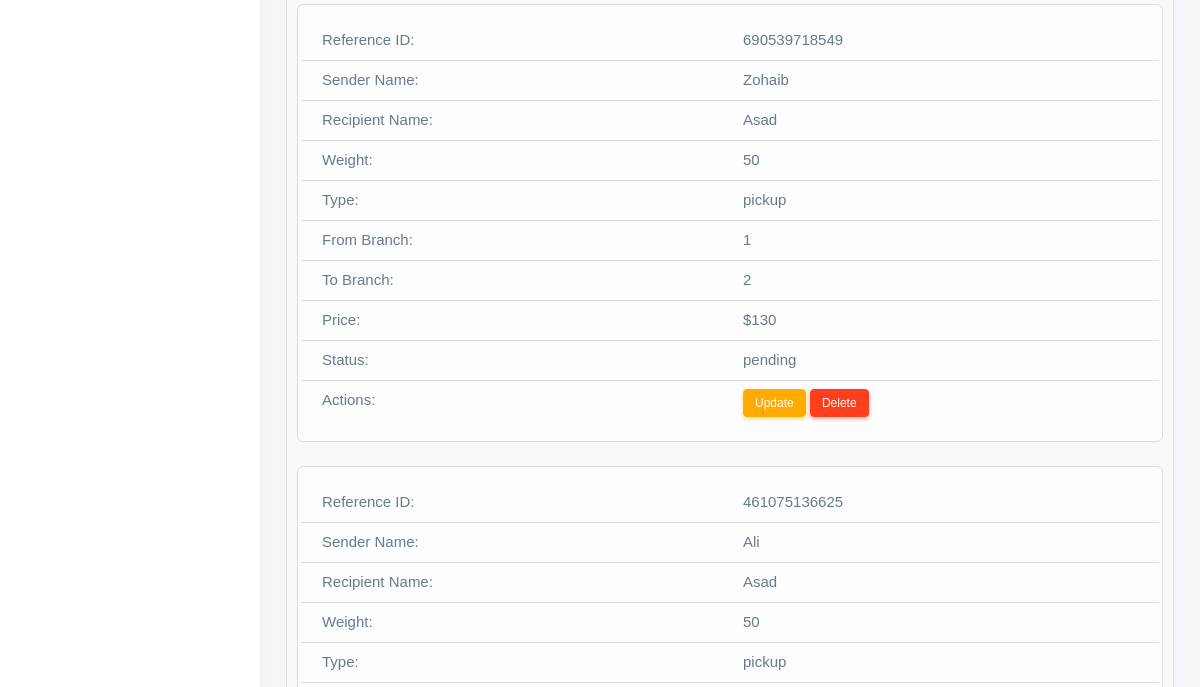
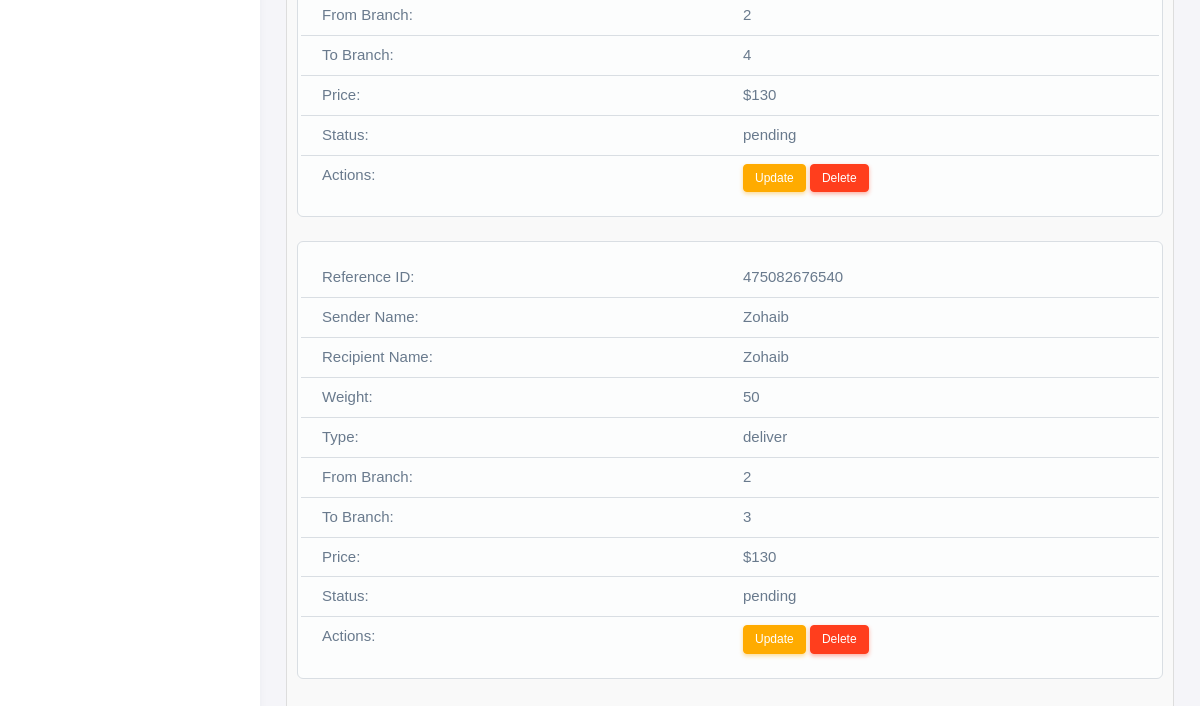
The page /Courier/courier_dets.php (signed in, lower part) on the database as committed earlier (2 pictures, top to bottom).
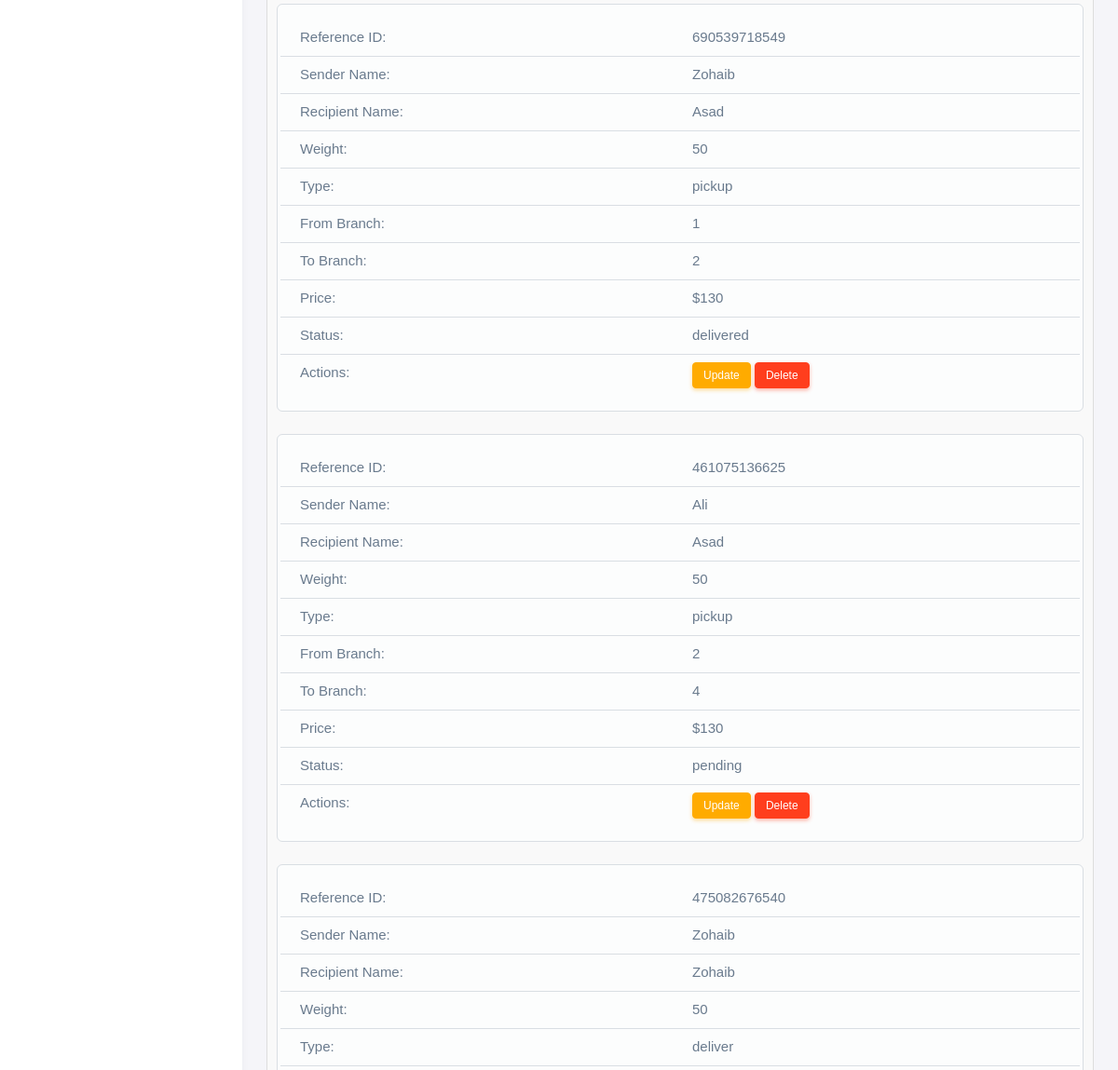
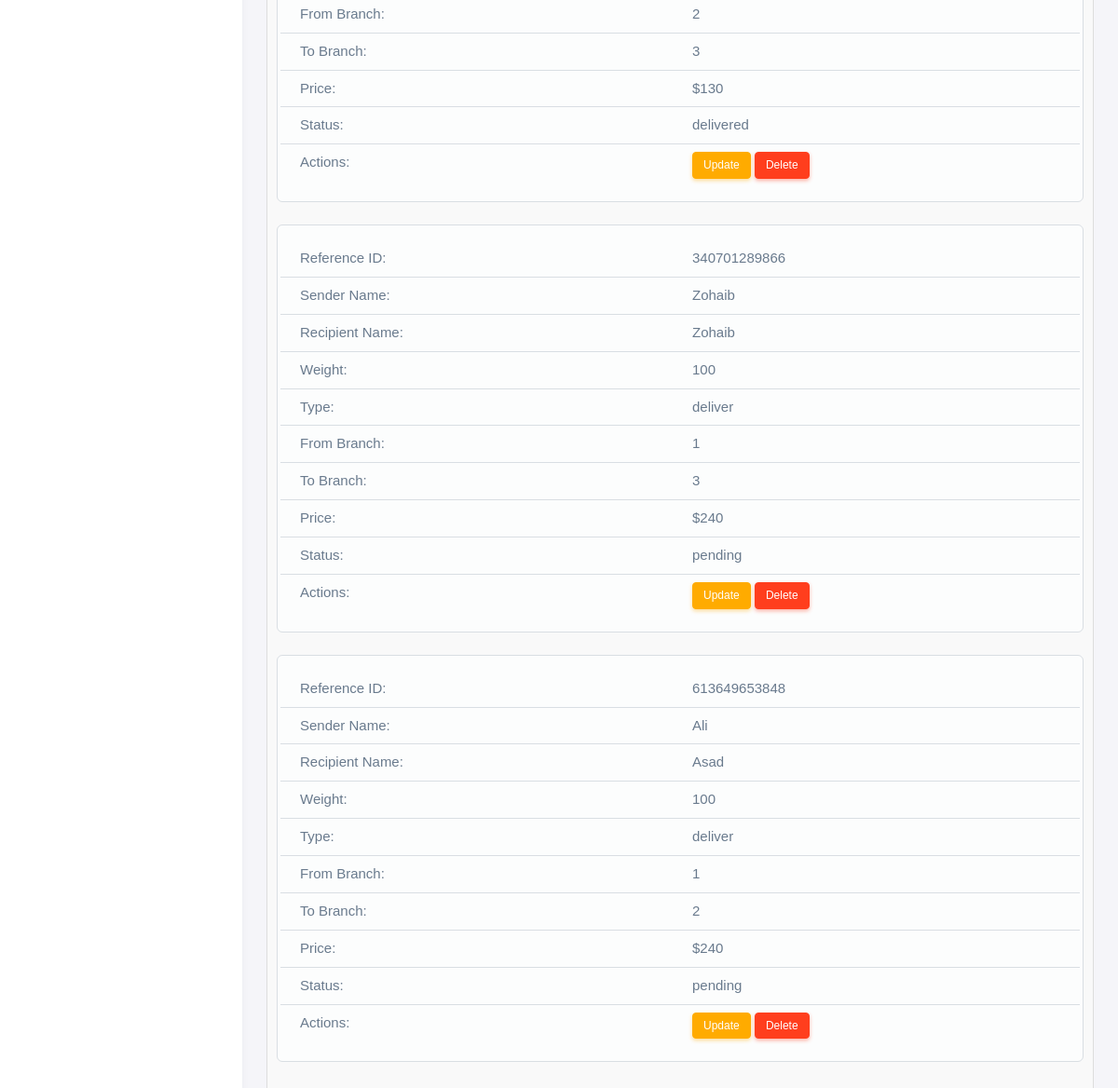
The same page on the database as committed later (2 pictures, top to bottom).
### tables this page shows
CREATE TABLE `courier` (
  `id` int(11) NOT NULL,
  `reference_id` bigint(20) DEFAULT NULL,
  `sender_name` varchar(255) NOT NULL,
  `sender_address` varchar(255) NOT NULL,
  `sender_contact` bigint(255) NOT NULL,
  `recipient_name` varchar(255) NOT NULL,
  `recipient_address` varchar(255) NOT NULL,
  `recipient_contact` bigint(255) NOT NULL,
  `type` varchar(255) NOT NULL,
  `from_branch` int(255) NOT NULL,
  `to_branch` int(255) NOT NULL,
  `placed_by` int(11) NOT NULL,
  `weight` decimal(65,0) NOT NULL,
  `payment_method` varchar(255) NOT NULL,
  `price` int(255) NOT NULL,
  `status` varchar(255) NOT NULL,
  `date_created` date NOT NULL DEFAULT current_timestamp()
);

### Courier/courier_dets.php (the view, shortened to what this page needs)
<?php
include('../connection.php');
$result = mysqli_query($conn, "SELECT * FROM courier");
?>
<!DOCTYPE html>
<html
  lang="en"
  class="light-style layout-menu-fixed layout-compact"
  dir="ltr"
  data-theme="theme-default"
  data-assets-path="../Dashboard/assets/"
  data-template="vertical-menu-template-free">
  <head>
    <link rel="stylesheet" href="../Dashboard/assets/vendor/fonts/boxicons.css" />
    <link rel="stylesheet" href="../Dashboard/assets/vendor/css/core.css" class="template-customizer-core-css" />
    <link rel="stylesheet" href="../Dashboard/assets/vendor/css/theme-default.css" class="template-customizer-theme-css" />
    <link rel="stylesheet" href="../Dashboard/assets/css/demo.css" />
    <link rel="stylesheet" href="../Dashboard/assets/vendor/libs/perfect-scrollbar/perfect-scrollbar.css" />
    <link rel="stylesheet" href="../Dashboard/assets/vendor/libs/apex-charts/apex-charts.css" />
  </head>
  <body>
    <div class="layout-wrapper layout-content-navbar">
      <div class="layout-container">
        <aside id="layout-menu" class="layout-menu menu-vertical menu bg-menu-theme">
          <ul class="menu-inner py-1">
          </ul>
        </aside>
        <div class="layout-page">
    <div class="container mt-5">
                <?php
$rows = [];
while ($row = mysqli_fetch_assoc($result)) {
    $rows[] = $row;
}
                ?>
        <div class="table-container table-small">
        <?php
        foreach ($rows as $row) {
            echo "<div class='col-12 mb-4 p-3 bg-light border rounded '>";
            echo "<div class='row no-gutters border-bottom p-2'><div class='col-6 border-right font-weight-bold'>Reference ID:</div><div class='col-6'>{$row['reference_id']}</div></div>";
            echo "<div class='row no-gutters border-bottom p-2'><div class='col-6 border-right font-weight-bold'>Sender Name:</div><div class='col-6'>{$row['sender_name']}</div></div>";
            echo "<div class='row no-gutters border-bottom p-2'><div class='col-6 border-right font-weight-bold'>Recipient Name:</div><div class='col-6'>{$row['recipient_name']}</div></div>";
            echo "<div class='row no-gutters border-bottom p-2'><div class='col-6 border-right font-weight-bold'>Weight:</div><div class='col-6'>{$row['weight']}</div></div>";
            echo "<div class='row no-gutters border-bottom p-2'><div class='col-6 border-right font-weight-bold'>Type:</div><div class='col-6'>{$row['type']}</div></div>";
            echo "<div class='row no-gutters border-bottom p-2'><div class='col-6 border-right font-weight-bold'>From Branch:</div><div class='col-6'>{$row['from_branch']}</div></div>";
            echo "<div class='row no-gutters border-bottom p-2'><div class='col-6 border-right font-weight-bold'>To Branch:</div><div class='col-6'>{$row['to_branch']}</div></div>";
            echo "<div class='row no-gutters border-bottom p-2'><div class='col-6 border-right font-weight-bold'>Price:</div><div class='col-6'>\${$row['price']}</div></div>";
            echo "<div class='row no-gutters border-bottom p-2'><div class='col-6 border-right font-weight-bold'>Status:</div><div class='col-6'>{$row['status']}</div></div>";
            echo "<div class='row no-gutters p-2'><div class='col-6 border-right font-weight-bold'> Actions:</div>
                    <div class='col-6'>
                        <button class='btn btn-warning btn-sm' onclick=\"updateCourier('{$row['reference_id']}')\">Update</button>
                        <button class='btn btn-danger btn-sm' onclick=\"deleteCourier('{$row['reference_id']}')\">Delete</button>
                    </div></div>";
            echo "</div>";
        }
        ?>
    </div>
    </div>
  </body>
</html>

Rows that differ between the two databases and show on the page:
changed courier (number 1 of 5 on the later page): status "pending" → "delivered"
changed courier (number 3 of 5 on the later page): status "pending" → "delivered"
added courier: reference "340701289866", sender_name "Zohaib", recipient_name "Zohaib", weight "100", type "deliver", from_branch "1", to_branch "3", price "240", status "pending"
added courier: reference "613649653848", sender_name "Ali", recipient_name "Asad", weight "100", type "deliver", from_branch "1", to_branch "2", price "240", status "pending"
